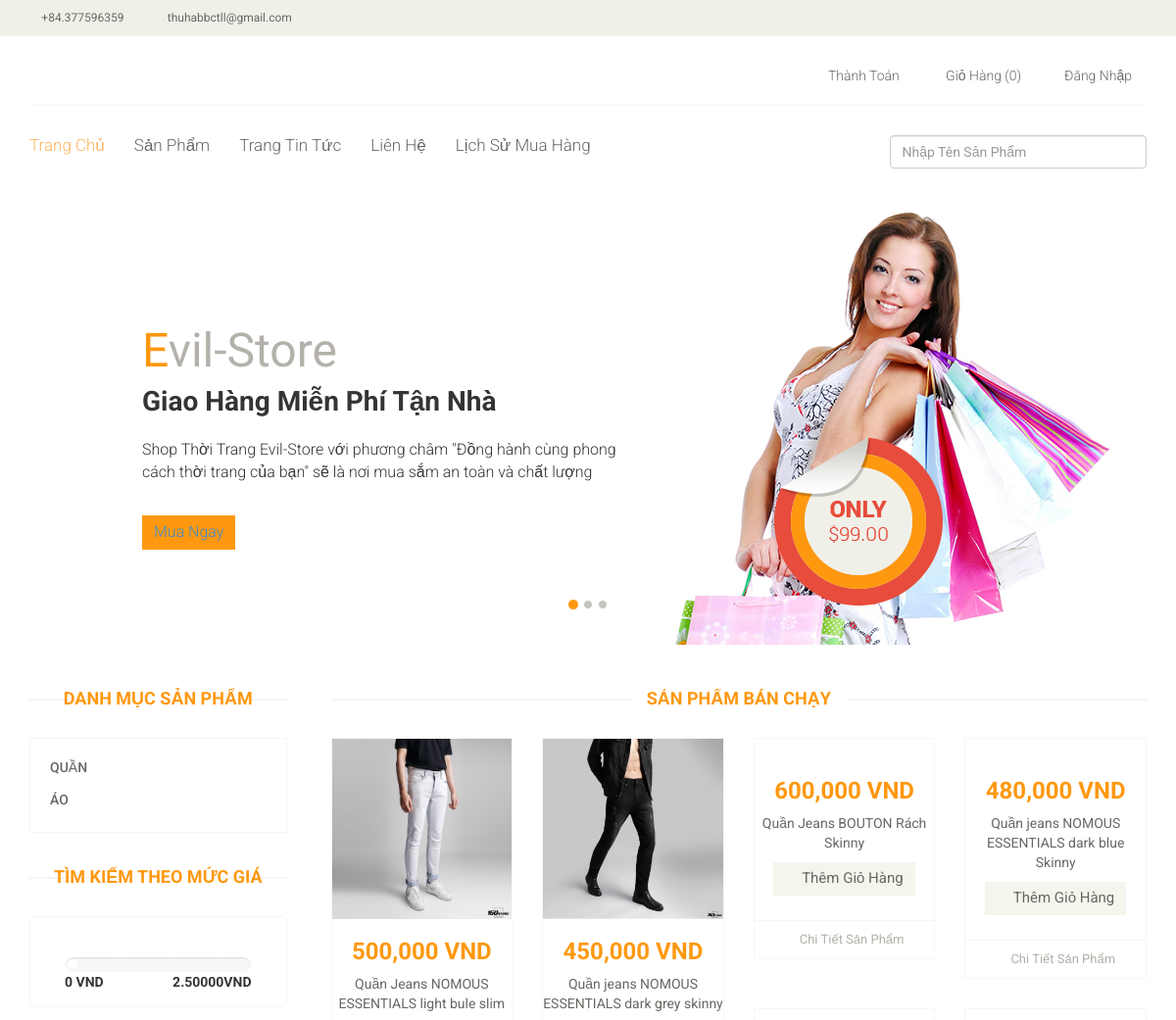
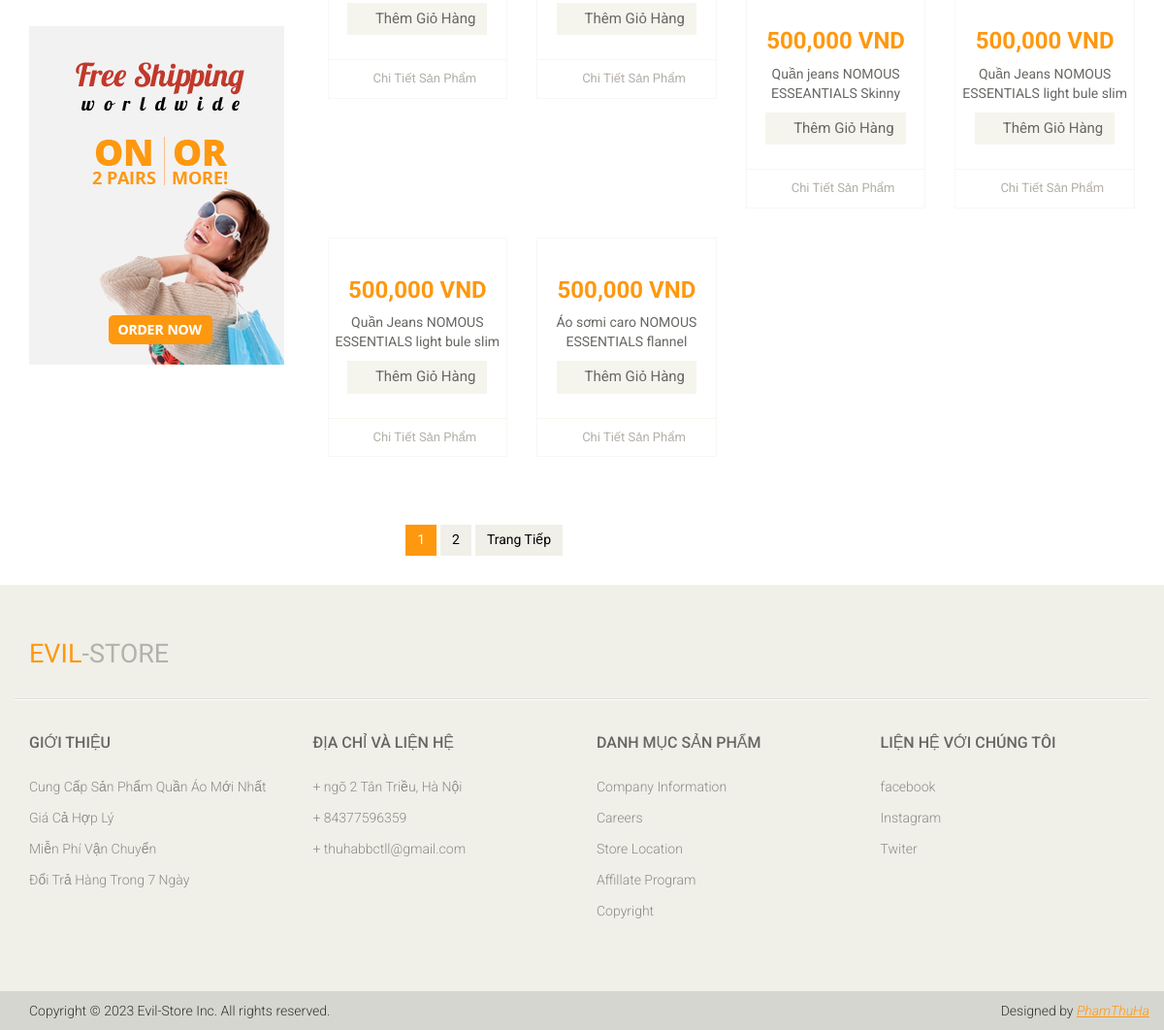
The page / on the database its author committed (2 pictures, top to bottom).
### tables this page shows
CREATE TABLE `cat` (
  `id_cat` int(11) NOT NULL,
  `name_cat` varchar(50) NOT NULL
);

CREATE TABLE `products` (
  `id_sp` int(11) NOT NULL,
  `id_cat` int(11) NOT NULL,
  `id_items` int(11) NOT NULL,
  `name_product` varchar(100) NOT NULL,
  `price` int(11) NOT NULL,
  `image` varchar(100) NOT NULL,
  `quantity` int(11) NOT NULL,
  `detail` text NOT NULL,
  `hot_product` int(11) NOT NULL
);

### db/utf8tolatintutil.php (called while the page is built)
<?php
function utf8ToLatin($text) {
	$text = str_replace(
	array(' ','&quot;','%',"/"," - ",":",'<','>','?',"#","^","`","'","=","!",":",".","..","*","&","__","- "," -","  ",',','`','“','”','"'),
	array(' ','','' ,''," "," "," ","","","",""," ",""," "," "," ","","","","",""," "," "," ",'','','','',''),
	$text);
	$chars = array("a","A","e","E","o","O","u","U","i","I","d", "D","y","Y");
	$uni[0] = array("á","à","ạ","ả","ã","â","ấ","ầ","ậ","ẩ","ẫ","ă","ắ","ằ","ặ","ẳ","ẵ");
	$uni[1] = array("Á","À","Ạ","Ả","Ã","Â","Ấ","Ầ","Ậ","Ẩ","Ẫ","Ă","Ắ","Ằ","Ặ","Ẳ","Ẵ");
	$uni[2] = array("é","è","ẹ","ẻ","ẽ","ê","ế","ề","ệ","ể","ễ");
	$uni[3] = array("É","È","Ẹ","Ẻ","Ẽ","Ê","Ế","Ề","Ệ","Ể","Ễ");
	$uni[4] = array("ó","ò","ọ","ỏ","õ","ô","ố","ồ","ộ","ổ","ỗ","ơ","ớ","ờ","ợ","ở","ỡ");
	$uni[5] = array("Ó","Ò","Ọ","Ỏ","Õ","Ô","Ố","Ồ","Ộ","Ổ","Ỗ","Ơ","Ớ","Ờ","Ợ","Ở","Ỡ");
	$uni[6] = array("ú","ù","ụ","ủ","ũ","ư","ứ","ừ","ự","ử","ữ");
	$uni[7] = array("Ú","Ù","Ụ","Ủ","Ũ","Ư","Ứ","Ừ","Ự","Ử","Ữ");
	$uni[8] = array("í","ì","ị","ỉ","ĩ");
	$uni[9] = array("Í","Ì","Ị","Ỉ","Ĩ");
	$uni[10] = array("đ");
	$uni[11] = array("Đ");
	$uni[12] = array("ý","ỳ","ỵ","ỷ","ỹ");
	$uni[13] = array("Ý","Ỳ","Ỵ","Ỷ","Ỹ");
	for($i=0; $i<=13; $i++) {
		$text = str_replace($uni[$i],$chars[$i],$text);
	}
	$text = str_replace(' ', '-', $text);
	$text = strtolower($text);
	return $text;
}
?>

### index.php (the view, shortened to what this page needs)
<?php $page = 'HOME'; ?>
<?php
require_once './template/public/inc/header.php'
?>
<section id="slider">
	<div class="container">
		<div class="row">
			<div class="col-sm-12">
				<div id="slider-carousel" class="carousel slide" data-ride="carousel">
					<ol class="carousel-indicators">
						<li data-target="#slider-carousel" data-slide-to="0" class="active"></li>
						<li data-target="#slider-carousel" data-slide-to="1"></li>
						<li data-target="#slider-carousel" data-slide-to="2"></li>
					</ol>
					<div class="carousel-inner">
						<div class="item active">
							<div class="col-sm-6">
								<h1><span>E</span>vil-Store</h1>
								<h2>Giao Hàng Miễn Phí Tận Nhà</h2>
								<p>Shop Thời Trang Evil-Store với phương châm "Đồng hành cùng phong cách thời trang của bạn" sẽ là nơi mua sắm an toàn và chất lượng</p>
								<button type="button" class="btn btn-default get"><a href="shop.php">Mua Ngay</a></button>
							</div>
							<div class="col-sm-6">
								<img src="./images/home/girl1.jpg" class="girl img-responsive" alt="" />
								<img src="./images/home/pricing.png" class="pricing" alt="" />
							</div>
						</div>
					</div>
					<a href="#slider-carousel" class="left control-carousel hidden-xs" data-slide="prev">
						<i class="fa fa-angle-left"></i>
					</a>
					<a href="#slider-carousel" class="right control-carousel hidden-xs" data-slide="next">
						<i class="fa fa-angle-right"></i>
					</a>
				</div>
			</div>
		</div>
	</div>
</section>
<section>
	<?php
	$sql = mysqli_query($conn, "SELECT * FROM `products`");
	$nume_row = mysqli_num_rows($sql);
	$nume_page = ceil($nume_row / 8);
	if (isset($_GET['page'])) {
		$current_page = $_GET['page'];
	} else {
		$current_page = 1;
	}
	$offset = ($current_page - 1) * 8;
	?>
	<div class="container">
		<div class="row">
			<?php require_once './template/public/inc/left-sidebar.php' ?>
			<div class="col-sm-9 padding-right">
				<div class="features_items">
					<h2 class="title text-center">Sản Phẩm Bán Chạy</h2>
					<?php
					if (isset($_GET['key'])) {
						$key = $_GET['key'];
					} else {
						$key = '';
					}
					$qr = mysqli_query($conn, "SELECT * FROM products WHERE hot_product = 1 AND name_product LIKE '%$key%' LIMIT $offset,8");
					while ($row_pro = mysqli_fetch_assoc($qr)) {
						$replaceName = utf8ToLatin($row_pro['name_product']);
						$url = $replaceName . '-' . $row_pro['id_items'] . '-' . 'sp' . '-' . $row_pro['id_sp'] . '.html';
					?>
						<div class="col-sm-3">
							<div class="product-image-wrapper">
								<div class="single-products">
									<div class="productinfo text-center">
										<img src="admin/upload/<?php echo $row_pro['image'] ?>" alt="" />
										<h2><?php echo number_format($row_pro['price']) . ' VND' ?></h2>
										<p><?php echo $row_pro['name_product'] ?></p>
										<a  href="cartxuly.php?id=<?php echo $row_pro['id_sp'] ?>"  onClick="divFunction()"  class="btn btn-default add-to-cart"><i class="fa fa-shopping-cart"></i>Thêm Giỏ Hàng</a>
									</div>
								</div>
								<div class="choose">
									<ul class="nav nav-pills nav-justified">
										<li><a href="<?php echo $url  ?>"><i class="fa fa-plus-square"></i>Chi Tiết Sản Phẩm</a></li>
									</ul>
								</div>
							</div>
						</div>
					<?php
					}
					?>
				</div>
			</div>
		</div>
		<br>
		<br>
		<div class="col-sm-6" style="text-align: right;">
			<div class="dataTables_paginate paging_simple_numbers" id="dataTables-example_paginate">
				<nav aria-label="...">
					<ul class="pagination">
						<?php
						$part = 1;
						$begin = $current_page - $part;
						if ($begin < 1) {
							$begin = 1;
						}
						$end = $current_page + $part;
						for ($i = $begin; $i <= $end; $i++) {
							$active = '';
							if ($i == $current_page) {
								$active = 'active';
							}
						?>
							<li class="page-item <?php echo $active ?>">
								<a class="page-link" href="trangchu-page-<?php echo $i ?>"><?php echo $i ?></a>
							</li>
						<?php
						}
						?>
						<?php
						if ($current_page < $nume_page) {
							$next = $current_page + 1;
						?>
							<li class="page-item">
								<a class="page-link" href="index.php?page=<?php echo $next ?>">Trang Tiếp</a>
							</li>
						<?php } ?>
					</ul>
				</nav>
			</div>
		</div>
	</div>
</section>
<?php require_once './template/public/inc/footer.php' ?>

### template/public/inc/header.php (shortened to what this page needs)
<?php require_once 'db/dbConnect.php';
require_once 'db/utf8tolatintutil.php';
if (isset($_SESSION['cart'])) {
	$cart = $_SESSION['cart'];
} else {
	$cart = [];
}
?>
<!DOCTYPE html>
<html lang="en">
<head>
	<link href="./template/public/css/bootstrap.min.css" rel="stylesheet">
	<link href="./template/public/css/font-awesome.min.css" rel="stylesheet">
	<link href="./template/public/css/prettyPhoto.css" rel="stylesheet">
	<link href="./template/public/css/price-range.css" rel="stylesheet">
	<link href="./template/public/css/animate.css" rel="stylesheet">
	<link href="./template/public/css/main.css" rel="stylesheet">
	<link href="./template/public/css/responsive.css" rel="stylesheet">
</head>
<body>
	<header id="header">
		<div class="header_top">
			<div class="container">
				<div class="row">
					<div class="col-sm-12">
						<div class="contactinfo">
							<ul class="nav nav-pills">
								<li><a href="#"><i class="fa fa-phone"></i> +84.377596359</a></li>
								<li><a href="#"><i class="fa fa-envelope"></i> thuhabbctll@gmail.com</a></li>
							</ul>
						</div>
					</div>
				</div>
			</div>
		</div>
		<div class="header-middle">
			<div class="container">
				<div class="row">
					<div class="col-md-3 clearfix">
					</div>
					<div class="col-md-9 clearfix">
						<div class="shop-menu clearfix pull-right">
							<ul class="nav navbar-nav">
								<?php
								if (isset($_SESSION['user'])) {
									$name = $_SESSION['user']['fname'];
									$id = $_SESSION['user']['id_customer'];
								?>
									<li><a href="checkout.html"><i class="fa fa-crosshairs"></i> Thành Toán</a></li>
									<li><a href="cart.html"><i class="fa fa-shopping-cart"></i> Giỏ Hàng (<?php echo count($cart) ?>)</a></li>
									<li><a href="login.html"><i class="fa fa-user "> <?php echo $name; ?></i></a></li>
									<li><a style="color: red" href="logout.php">Đăng Xuất</a></li>
									<li><a style="color: green" href="changePass.php?id=<?php echo $id ?>">Đổi Mật Khẩu</a></li>
								<?php
								} else {
								?>
									<li><a href="checkout.html"><i class="fa fa-crosshairs"></i> Thành Toán</a></li>
									<li><a href="cart.html"><i class="fa fa-shopping-cart"></i> Giỏ Hàng (<?php echo count($cart) ?>)</a></li>
									<li><a href="login.html"><i class="fa fa-user "></i>Đăng Nhập </a></li>
								<?php
								}
								?>
							</ul>
						</div>
					</div>
				</div>
			</div>
		</div>
		<div class="header-bottom">
			<div class="container">
				<div class="row">
					<div class="col-sm-9">
						<div class="mainmenu pull-left">
							<ul class="nav navbar-nav collapse navbar-collapse">
								<li><a href="index.html" class="<?php if ($page == 'HOME') {
																	echo 'active';
																} ?>">Trang Chủ</a></li>
								<li><a href="shop.html" class="<?php if ($page == 'PRODUCTS') {
																	echo 'active';
																} ?>">Sản Phẩm</a></li>
								<li><a href="blog.html" class="<?php if ($page == 'BLOG') {
																	echo 'active';
																} ?>">Trang Tin Tức</a></li>
								<li><a href="contact.html" class="<?php if ($page == 'CONTACT') {
																		echo 'active';
																	} ?>">Liên Hệ</a></li>
								<li><a href="orders.html" class="<?php if ($page == 'ORDERS') {
																		echo 'active';
																	} ?>">Lịch Sử Mua Hàng</a></li>
							</ul>
						</div>
					</div>
					<?php
					if (isset($page) && $page == 'PRODUCTS') {
					?>
						<div class="col-sm-3">
							<form action="" method="GET">
								<div class="form-group">
									<input type="text" name="key" placeholder="Nhập Tên Sản Phẩm" class="form-control">
								</div>
							</form>
						</div>
					<?php
					} elseif (isset($page) && $page == 'HOME') {
					?>
						<div class="col-sm-3">
							<form action="" method="GET">
								<div class="form-group">
									<input type="text" name="key" placeholder="Nhập Tên Sản Phẩm" class="form-control">
								</div>
							</form>
						</div>
					<?php
					}
					?>
				</div>
			</div>
		</div>
	</header>

### template/public/inc/left-sidebar.php (shortened to what this page needs)
<div class="col-sm-3">
	<div class="left-sidebar">
		<h2>Danh Mục Sản Phẩm</h2>
		<div class="panel-group category-products" id="accordian">
			<?php
			$qr = mysqli_query($conn, "SELECT * FROM cat");
			while ($row_cat = mysqli_fetch_assoc($qr)) {
			?>
				<div class="panel panel-default">
					<div class="panel-heading">
						<h4 class="panel-title">
							<a data-toggle="collapse" data-parent="#accordian" href="#<?php echo $row_cat['id_cat'] ?>">
								<span class="badge pull-right"><i class="fa fa-plus"></i></span>
								<?php echo $row_cat['name_cat'] ?>
							</a>
						</h4>
					</div>
				</div>
			<?php
			}
			?>
		</div>
		<div class="price-range">
			<h2>Tìm Kiếm Theo Mức Giá</h2>
			<div class="well text-center">
				<form action="" method="GET">
					<input type="text" name="priceS" data-slider-min="100000" data-slider-max="2500000" data-slider-step="50000" id="sl2"><br />
					<b class="pull-left"> 0 VND</b> <b class="pull-right"> 2.50000VND</b>
				</form>
			</div>
		</div>
		<div class="shipping text-center">
			<img src="./images/home/shipping.jpg" alt="" />
		</div>
	</div>
</div>

### template/public/inc/footer.php (shortened to what this page needs)
<footer id="footer">
		<div class="footer-top">
			<div class="container">
				<div class="row">
					<div class="col-sm-2">
						<div class="companyinfo">
							<h2><span>Evil</span>-store</h2>
						</div>
					</div>
				</div>
			</div>
		</div>
		<div class="footer-widget">
			<div class="container">
				<div class="row">
					<div class="col-sm-3">
						<div class="single-widget">
							<h2>Giới thiệu</h2>
							<ul class="nav nav-pills nav-stacked">
								<li><a href="#">Cung Cấp Sản Phẩm Quần Áo Mới Nhất</a></li>
								<li><a href="#">Giá Cả Hợp Lý</a></li>
								<li><a href="#">Miễn Phí Vận Chuyển</a></li>
								<li><a href="#">Đổi Trả Hàng Trong 7 Ngày</a></li>
							</ul>
						</div>
					</div>
					<div class="col-sm-3">
						<div class="single-widget">
							<h2>Địa chỉ và Liện hệ</h2>
							<ul class="nav nav-pills nav-stacked">
								<li><a href="#">+ ngõ 2 Tân Triều, Hà Nội</a></li>
								<li><a href="#">+ 84377596359</a></li>
								<li><a href="#">+ thuhabbctll@gmail.com</a></li>
							</ul>
						</div>
					</div>
					<div class="col-sm-3">
						<div class="single-widget">
							<h2>Danh Mục Sản Phẩm</h2>
							<ul class="nav nav-pills nav-stacked">
								<li><a href="#">Company Information</a></li>
								<li><a href="#">Careers</a></li>
								<li><a href="#">Store Location</a></li>
								<li><a href="#">Affillate Program</a></li>
								<li><a href="#">Copyright</a></li>
							</ul>
						</div>
					</div>
					<div class="col-sm-3">
						<div class="single-widget">
							<h2>Liện Hệ Với Chúng Tôi</h2>
							<ul class="nav nav-pills nav-stacked">
								<li><a href="#">facebook</a></li>
								<li><a href="#">Instagram</a></li>
								<li><a href="#">Twiter</a></li>
							</ul>
						</div>
					</div>
				</div>
			</div>
		</div>
		<div class="footer-bottom">
			<div class="container">
				<div class="row">
					<p class="pull-left">Copyright © 2023 Evil-Store Inc. All rights reserved.</p>
					<p class="pull-right">Designed by <span><a target="_blank" href="https://www.facebook.com/thuhabbctll/">PhamThuHa</a></span></p>
				</div>
			</div>
		</div>
	</footer>
</body>
</html>

### rows shown on the page
cat: name_cat "QUẦN"
cat: name_cat "ÁO"
products: image (picture), price "500,000", name_product "Quần Jeans NOMOUS ESSENTIALS light bule slim"
products: image (picture), price "450,000", name_product "Quần jeans NOMOUS ESSENTIALS dark grey skinny"
products: price "600,000", name_product "Quần Jeans BOUTON Rách Skinny"
products: price "480,000", name_product "Quần jeans NOMOUS ESSENTIALS dark blue Skinny"
products: price "500,000", name_product "Quần jeans NOMOUS ESSEANTIALS Skinny"
products: price "500,000", name_product "Quần Jeans NOMOUS ESSENTIALS light bule slim"
products: price "500,000", name_product "Quần Jeans NOMOUS ESSENTIALS light bule slim"
products: price "500,000", name_product "Áo sơmi caro NOMOUS ESSENTIALS flannel"

### other values the page prints
count($cart) "0"
